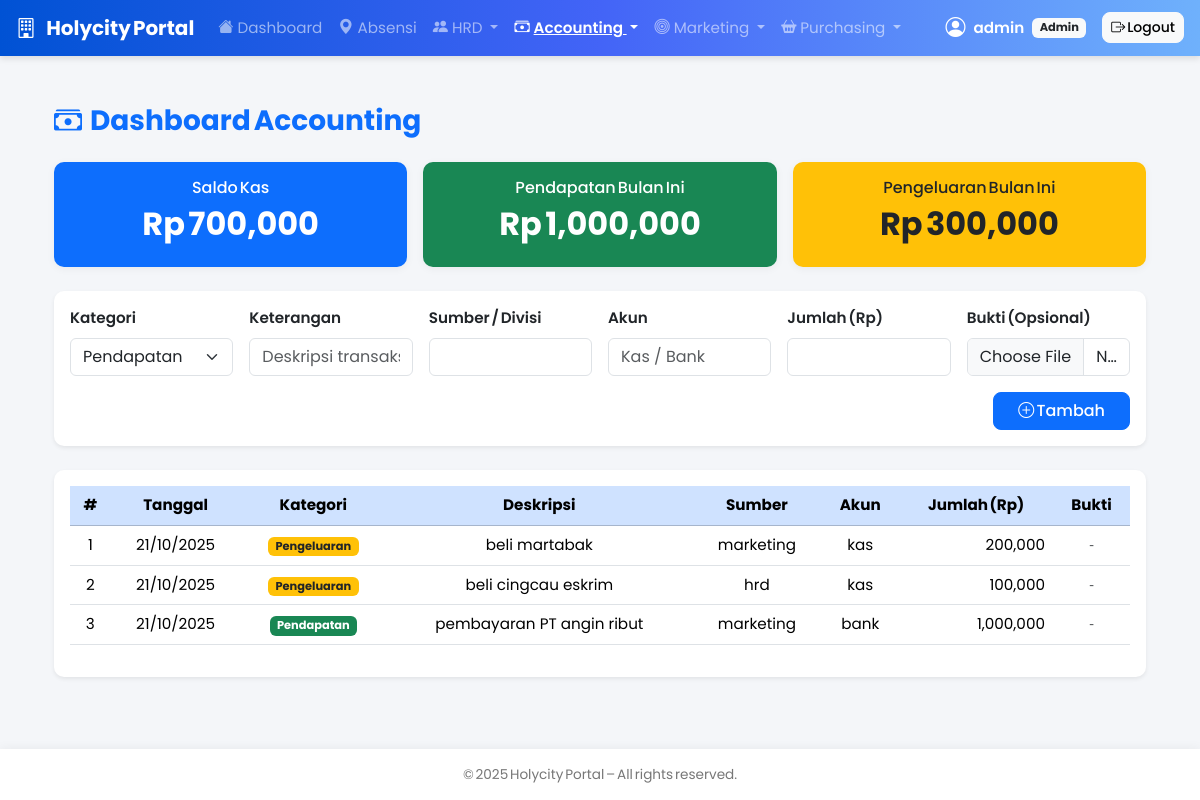
Screenshot of /accounting/ (signed in) with the database file from the repository.
### models.py (models this page shows, shortened)
class User(db.Model, UserMixin):
    __tablename__ = "users"
    id = db.Column(db.Integer, primary_key=True)
    username = db.Column(db.String(100), unique=True, nullable=False)
    password = db.Column(db.String(255), nullable=False)
    role = db.Column(db.String(50), default="employee")
    employee_id = db.Column(db.Integer, db.ForeignKey("employees.id"))
    employee = db.relationship("Employee", back_populates="user", uselist=False)

class Transaction(db.Model):
    __tablename__ = "transactions"
    id = db.Column(db.Integer, primary_key=True)
    date = db.Column(db.Date, default=lambda: datetime.utcnow().date())
    category = db.Column(db.String(20))
    description = db.Column(db.String(255))
    source = db.Column(db.String(100))
    account = db.Column(db.String(100))
    amount = db.Column(db.Float)
    receipt = db.Column(db.String(255))

### routes/accounting.py (the view)
@accounting_bp.route("/")
@login_required
def dashboard():
    if current_user.role not in ("admin", "hrd"):
        return "Akses ditolak", 403
    summary = get_summary()
    transactions = Transaction.query.order_by(Transaction.date.desc()).all()
    return render_template(
        "accounting/dashboard.html",
        user=current_user,
        summary=summary,
        transactions=transactions
    )

### services/accounting_service.py (called while the page is built)
def get_summary():
    now = datetime.utcnow()
    month_start = datetime(now.year, now.month, 1)
    income = (db.session.query(func.sum(Transaction.amount))
              .filter(Transaction.category == "income",
                      Transaction.date >= month_start)
              .scalar() or 0.0)
    expense = (db.session.query(func.sum(Transaction.amount))
               .filter(Transaction.category == "expense",
                       Transaction.date >= month_start)
               .scalar() or 0.0)
    balance = (db.session.query(func.sum(
                    case((Transaction.category == "income", Transaction.amount),
                         else_=-Transaction.amount)))
               .scalar() or 0.0)
    return {"income": income, "expense": expense, "balance": balance}

### templates/accounting/dashboard.html (shortened to what this page needs)
{% extends "base.html" %}
{% block content %}
<div class="container mt-4">
  <h3 class="fw-bold text-primary mb-4">
    <i class="bi bi-cash-stack me-2"></i>Dashboard Accounting
  </h3>
  <div class="row g-3 text-center">
    <div class="col-md-4">
      <div class="card text-white" style="background:#0d6efd;">
        <div class="card-body">
          <h6>Saldo Kas</h6>
          <h2 class="fw-bold">Rp {{ "{:,.0f}".format(summary.balance or 0) }}</h2>
        </div>
      </div>
    </div>
    <div class="col-md-4">
      <div class="card text-white bg-success">
        <div class="card-body">
          <h6>Pendapatan Bulan Ini</h6>
          <h2 class="fw-bold">Rp {{ "{:,.0f}".format(summary.income or 0) }}</h2>
        </div>
      </div>
    </div>
    <div class="col-md-4">
      <div class="card text-dark bg-warning">
        <div class="card-body">
          <h6>Pengeluaran Bulan Ini</h6>
          <h2 class="fw-bold">Rp {{ "{:,.0f}".format(summary.expense or 0) }}</h2>
        </div>
      </div>
    </div>
  </div>
  <form
    action="{{ url_for('accounting.add_txn') }}"
    method="post"
    enctype="multipart/form-data"
    class="card mt-4 shadow-sm border-0 p-3"
  >
    <div class="row g-3 align-items-end">
      <div class="col-md-2">
        <label class="form-label fw-semibold">Kategori</label>
        <select class="form-select" name="category" required>
          <option value="income">Pendapatan</option>
        </select>
      </div>
      <div class="col-md-2">
        <label class="form-label fw-semibold">Keterangan</label>
        <input type="text" name="description" class="form-control" placeholder="Deskripsi transaksi">
      </div>
      <div class="col-md-2">
        <label class="form-label fw-semibold">Sumber / Divisi</label>
        <input type="text" name="source" class="form-control">
      </div>
      <div class="col-md-2">
        <label class="form-label fw-semibold">Akun</label>
        <input type="text" name="account" class="form-control" placeholder="Kas / Bank">
      </div>
      <div class="col-md-2">
        <label class="form-label fw-semibold">Jumlah (Rp)</label>
        <input type="number" step="0.01" name="amount" class="form-control" required>
      </div>
      <div class="col-md-2">
        <label class="form-label fw-semibold">Bukti (Opsional)</label>
        <input type="file" name="receipt" class="form-control" accept="image/*,application/pdf">
      </div>
    </div>
    <div class="text-end mt-3">
      <button class="btn btn-primary px-4">
        <i class="bi bi-plus-circle"></i> Tambah
      </button>
    </div>
  </form>
  <div class="card mt-4 shadow-sm border-0">
    <div class="card-body table-responsive">
      <table class="table table-hover align-middle text-center">
        <thead class="table-primary">
          <tr>
            <th>#</th><th>Tanggal</th><th>Kategori</th><th>Deskripsi</th>
            <th>Sumber</th><th>Akun</th><th>Jumlah (Rp)</th><th>Bukti</th>
          </tr>
        </thead>
        <tbody>
        {% for t in transactions %}
          <tr>
            <td>{{ loop.index }}</td>
            <td>{{ t.date.strftime('%d/%m/%Y') }}</td>
            <td>
              {% if t.category == 'income' %}
                <span class="badge bg-success">Pendapatan</span>
              {% else %}
                <span class="badge bg-warning text-dark">Pengeluaran</span>
              {% endif %}
            </td>
            <td>{{ t.description or '-' }}</td>
            <td>{{ t.source or '-' }}</td>
            <td>{{ t.account or '-' }}</td>
            <td class="text-end">{{ "{:,.0f}".format(t.amount or 0) }}</td>
            <td>
              {% if t.receipt %}
                <a href="{{ url_for('static', filename='uploads/accounting/' ~ t.receipt) }}" target="_blank">
                  <i class="bi bi-paperclip"></i> Lihat
                </a>
              {% else %}
                <span class="text-muted">‑</span>
              {% endif %}
            </td>
          </tr>
        {% else %}
          <tr>
            <td colspan="8" class="text-muted">Belum ada transaksi.</td>
          </tr>
        {% endfor %}
        </tbody>
      </table>
    </div>
  </div>
</div>
{% endblock %}

### templates/base.html (shortened to what this page needs)
<!DOCTYPE html>
<html lang="id">
<head>
  <link href="https://cdn.jsdelivr.net/npm/bootstrap@5.3.2/dist/css/bootstrap.min.css" rel="stylesheet">
  <link href="https://cdn.jsdelivr.net/npm/bootstrap-icons@1.11.1/font/bootstrap-icons.css" rel="stylesheet">
</head>
<body>
  <nav class="navbar navbar-expand-lg navbar-dark px-3 sticky-top">
    <a class="navbar-brand fw-bold d-flex align-items-center" href="{{ url_for('home') }}">
      <i class="bi bi-building me-2"></i> Holycity Portal
    </a>
    {% if current_user.is_authenticated %}
    <div class="collapse navbar-collapse" id="navbarsExample">
      <ul class="navbar-nav me-auto mb-2 mb-lg-0">
        <li class="nav-item">
          <a class="nav-link {% if request.endpoint == 'home' %}active{% endif %}" href="{{ url_for('home') }}">
            <i class="bi bi-house-fill me-1"></i>Dashboard
          </a>
        </li>
        <li class="nav-item">
          <a class="nav-link {% if request.endpoint == 'absensi.absensi_page' %}active{% endif %}" href="{{ url_for('absensi.absensi_page') }}">
            <i class="bi bi-geo-alt-fill me-1"></i>Absensi
          </a>
        </li>
        {% if current_user.role in ['admin','hrd'] %}
        <li class="nav-item dropdown">
          <a class="nav-link dropdown-toggle {% if 'hrd.' in (request.endpoint|default('')) %}active{% endif %}" href="#" role="button" data-bs-toggle="dropdown">
            <i class="bi bi-people-fill me-1"></i>HRD
          </a>
        </li>
        {% endif %}
        {% if current_user.role in ['admin','hrd'] %}
        <li class="nav-item dropdown">
          <a class="nav-link dropdown-toggle {% if 'accounting.' in (request.endpoint|default('')) %}active{% endif %}" href="#" role="button" data-bs-toggle="dropdown">
            <i class="bi bi-cash-stack me-1"></i>Accounting
          </a>
        </li>
        {% endif %}
        <li class="nav-item dropdown">
          <a class="nav-link dropdown-toggle {% if 'marketing.' in (request.endpoint|default('')) %}active{% endif %}"
             href="#" role="button" data-bs-toggle="dropdown">
             <i class="bi bi-bullseye me-1"></i>Marketing
          </a>
        </li>
        <li class="nav-item dropdown">
          <a class="nav-link dropdown-toggle {% if 'purchasing.' in (request.endpoint|default('')) %}active{% endif %}"
             href="#" role="button" data-bs-toggle="dropdown">
             <i class="bi bi-basket2-fill me-1"></i>Purchasing
          </a>
        </li>
      </ul>
      <div class="text-white d-flex align-items-center">
        <i class="bi bi-person-circle me-2 fs-5"></i>
        <span class="fw-semibold">{{ current_user.username }}</span>
        <span class="badge bg-light text-dark ms-2">{{ current_user.role|title }}</span>
        <a href="{{ url_for('logout') }}" class="btn btn-light btn-sm ms-3">
          <i class="bi bi-box-arrow-right"></i> Logout
        </a>
      </div>
    </div>
    {% endif %}
  </nav>
  <div class="container py-4">
    {% block content %}{% endblock %}
  </div>
  <footer>
    {% block footer %}
      © {{ now().year }} Holycity Portal – All rights reserved.
    {% endblock %}
  </footer>
</body>
</html>

### templates/base.html (style rules this page uses)
body { background-color:#f4f6f9; font-family:"Poppins","Segoe UI",Roboto,sans-serif; font-size:0.95rem; }
nav.navbar { background:linear-gradient(90deg,#0052d4,#4364f7,#6fb1fc); box-shadow:0 3px 6px rgba(0,0,0,0.1); }
.nav-link.active { font-weight:600;text-decoration:underline; }
.card { border:0;border-radius:10px; box-shadow:0 2px 8px rgba(0,0,0,0.05); transition:transform .2s ease,box-shadow .2s ease; }
.btn { border-radius:8px;font-weight:500;transition:all .2s ease; }
footer { background:#fff;box-shadow:0 -1px 10px rgba(0,0,0,0.05); font-size:0.85rem;color:#777;text-align:center; margin-top:3rem;padding:1rem 0; }

### rows the page displays
User: username "admin", role "Admin"
Transaction: date "21/10/2025", category "Pengeluaran", description "beli martabak", source "marketing", account "kas", amount "200,000"
Transaction: date "21/10/2025", category "Pengeluaran", description "beli cingcau eskrim", source "hrd", account "kas", amount "100,000"
Transaction: date "21/10/2025", category "Pendapatan", description "pembayaran PT angin ribut", source "marketing", account "bank", amount "1,000,000"

### other values shown
{{ "{:,.0f}".format(summary.balance or 0) }} "700,000"
{{ "{:,.0f}".format(summary.income or 0) }} "1,000,000"
{{ "{:,.0f}".format(summary.expense or 0) }} "300,000"
